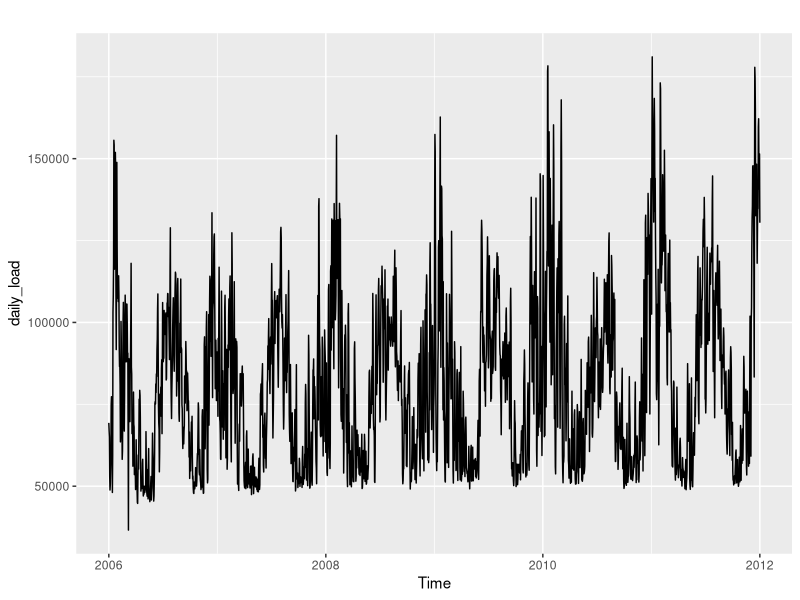
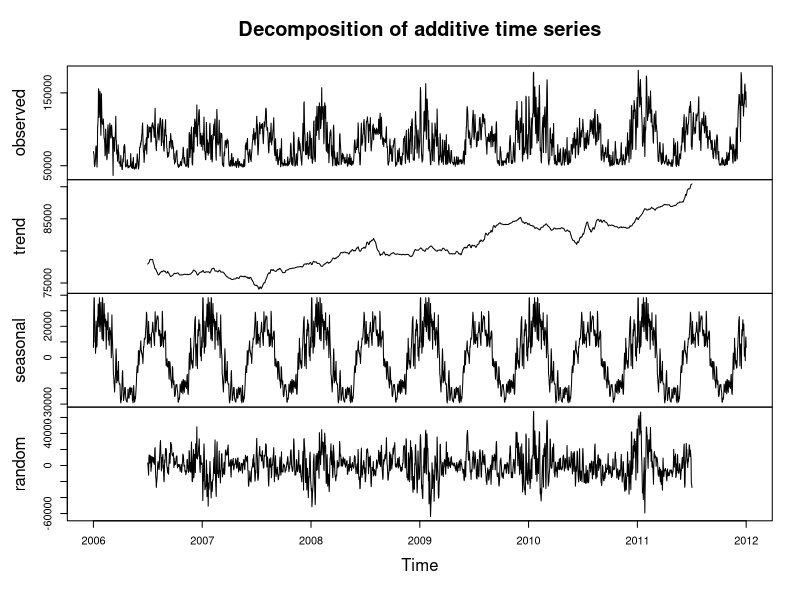
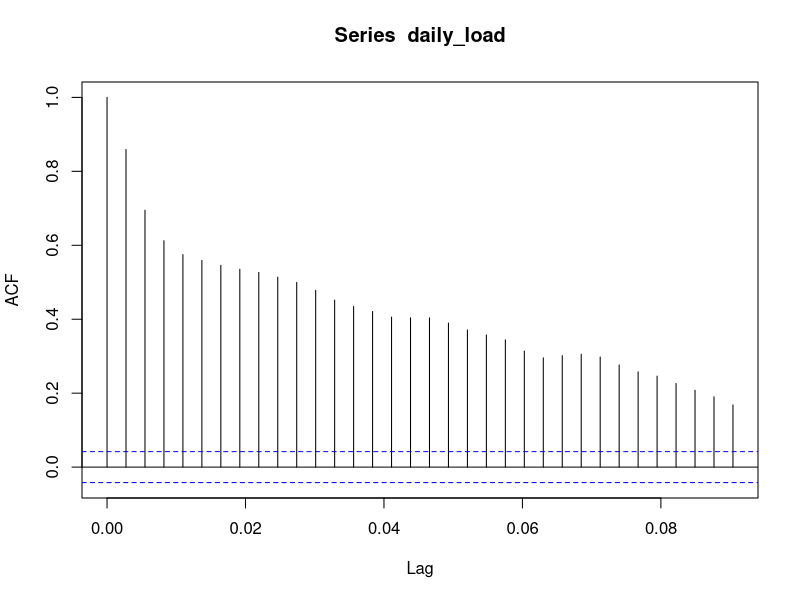
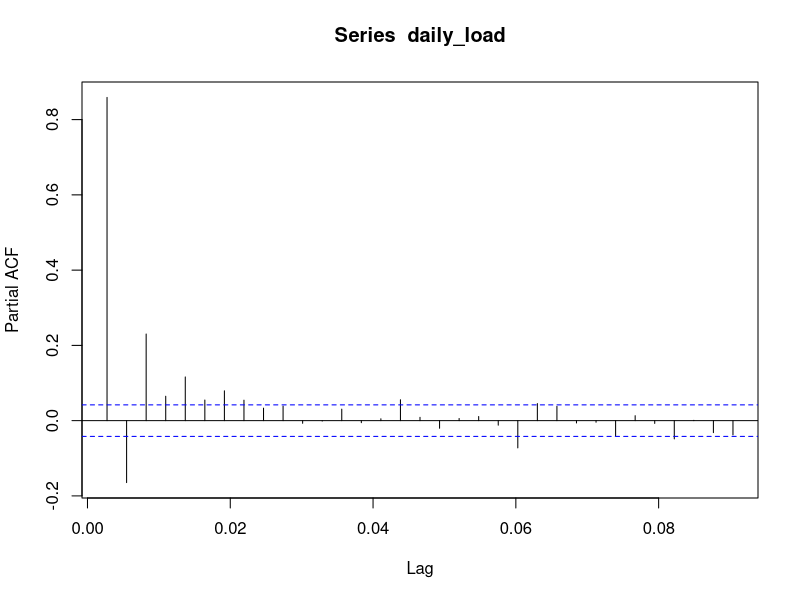

These figures' R source, in order: (Note: this script raises an error after producing the figures.)
## ---- chunk 1
# importing libraries
library(dplyr)
library(ggplot2)
library(lubridate)
library(forecast)
## ---- chunk 2
load_daily <- read.csv(file= "../Data/Processed/daily_processed.csv", header = TRUE)
## ---- chunk 3
daily_load <- ts(load_daily$daily.sum, start = c(2006,1,1), frequency = 365)

autoplot(daily_load)
## ---- chunk 4
decomposed <- decompose(daily_load)
plot(decomposed)

acf(daily_load)
pacf(daily_load)
## ---- chunk 5
autofit_arima <- auto.arima(daily_load)
## ---- chunk 6
arima_forecast <- forecast(object = autofit_arima, h=59)
## ---- chunk 7
trend_forecast <- forecast(object = decomposed$trend, h=59)
summary(trend_forecast)


seasonality_forecast <- forecast(object = decomposed$seasonal, h=59)
summary(seasonality_forecast)

overall_forecast <- trend_forecast$mean + seasonality_forecast$mean
overall_forecast
## ---- chunk 8
write.csv(overall_forecast, file="../Data/Result/first_forecast.csv")
write.csv(seasonality_forecast, file="../Data/Result/seasonality_forecast.csv")
write.csv(decomposed$seasonal, file="../Data/Result/seasonality.csv")
write.csv(trend_forecast, file= "../Data/Result/trend_forecast.csv")
## ---- chunk 9
trend_predicted <- as.matrix(trend_forecast$mean)
predicted_seasonality_plus_trend <- decomposed$seasonal[1:59] + trend_predicted

seasonality_plus_trend <- data.frame(date = seq(from = as.Date("2011-01-01"), to = as.Date("2011-02-28"), by = "day"),load=predicted_seasonality_plus_trend)
## ---- chunk 10
write.csv(seasonality_plus_trend, file= "../Data/Result/trend_plus_seasonality.csv", row.names = FALSE)
## ---- chunk 11
seasonality_plus_trend$load = 81173.32
write.csv(seasonality_plus_trend, file= "../Data/Result/test_submission.csv", row.names = FALSE)
## ---- chunk 12
naive_load <- load_daily[1827:1885,2]
naive_model <- data.frame(seq(from = as.Date("2011-01-01"), to = as.Date("2011-02-28"), by = "day"))
write.csv(naive_model, file= "../Data/Result/naive_model.csv", row.names = FALSE)
## ---- chunk 13
naive_load2 <- load_daily[1827:1885,2]
naive_model2 <- data.frame(date = seq(from = as.Date("2011-01-01"), to = as.Date("2011-02-28"), by = "day"),load=naive_load2)
write.csv(naive_model2, file= "../Data/Result/naive_model2.csv", row.names = FALSE)
## ---- chunk 14
seasonality_plus_trend2 <- data.frame(date = seq(from = as.Date("2011-01-01"), to = as.Date("2011-02-28"), by = "day"),load=round(predicted_seasonality_plus_trend/24))

write.csv(seasonality_plus_trend2, file= "../Data/Result/trend_plus_seasonality2.csv", row.names = FALSE)
